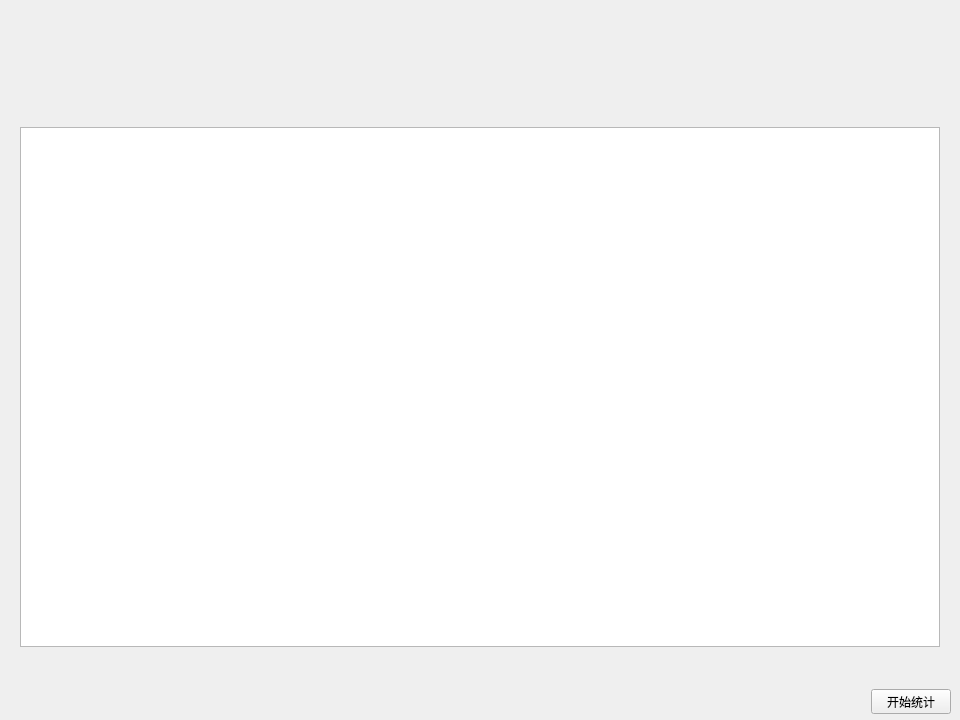
<?xml version="1.0" encoding="UTF-8"?>
<ui version="4.0">
 <class>WordCount</class>
 <widget class="QWidget" name="WordCount">
  <property name="geometry">
   <rect>
    <x>0</x>
    <y>0</y>
    <width>960</width>
    <height>720</height>
   </rect>
  </property>
  <property name="sizePolicy">
   <sizepolicy hsizetype="Preferred" vsizetype="MinimumExpanding">
    <horstretch>0</horstretch>
    <verstretch>0</verstretch>
   </sizepolicy>
  </property>
  <property name="windowTitle">
   <string>Form</string>
  </property>
  <widget class="QWidget" name="wordCountWidget" native="true">
   <property name="geometry">
    <rect>
     <x>0</x>
     <y>100</y>
     <width>960</width>
     <height>620</height>
    </rect>
   </property>
   <property name="sizePolicy">
    <sizepolicy hsizetype="Expanding" vsizetype="Expanding">
     <horstretch>0</horstretch>
     <verstretch>0</verstretch>
    </sizepolicy>
   </property>
   <layout class="QVBoxLayout" name="verticalLayout">
    <item>
     <widget class="QWidget" name="browserWidget" native="true">
      <layout class="QHBoxLayout" name="horizontalLayout">
       <item>
        <widget class="QTextBrowser" name="wordCountBrowser">
         <property name="sizePolicy">
          <sizepolicy hsizetype="Expanding" vsizetype="Minimum">
           <horstretch>0</horstretch>
           <verstretch>0</verstretch>
          </sizepolicy>
         </property>
         <property name="minimumSize">
          <size>
           <width>900</width>
           <height>520</height>
          </size>
         </property>
         <property name="maximumSize">
          <size>
           <width>920</width>
           <height>520</height>
          </size>
         </property>
        </widget>
       </item>
      </layout>
     </widget>
    </item>
    <item>
     <widget class="QWidget" name="startCountWidget" native="true">
      <property name="minimumSize">
       <size>
        <width>0</width>
        <height>40</height>
       </size>
      </property>
      <property name="maximumSize">
       <size>
        <width>16777215</width>
        <height>40</height>
       </size>
      </property>
      <layout class="QHBoxLayout" name="horizontalLayout_3">
       <item>
        <spacer name="horizontalSpacer_4">
         <property name="orientation">
          <enum>Qt::Horizontal</enum>
         </property>
         <property name="sizeHint" stdset="0">
          <size>
           <width>40</width>
           <height>20</height>
          </size>
         </property>
        </spacer>
       </item>
       <item>
        <widget class="QPushButton" name="startCountButton">
         <property name="minimumSize">
          <size>
           <width>80</width>
           <height>25</height>
          </size>
         </property>
         <property name="maximumSize">
          <size>
           <width>80</width>
           <height>25</height>
          </size>
         </property>
         <property name="text">
          <string>开始统计</string>
         </property>
        </widget>
       </item>
      </layout>
     </widget>
    </item>
   </layout>
  </widget>
 </widget>
 <resources/>
 <connections/>
</ui>
